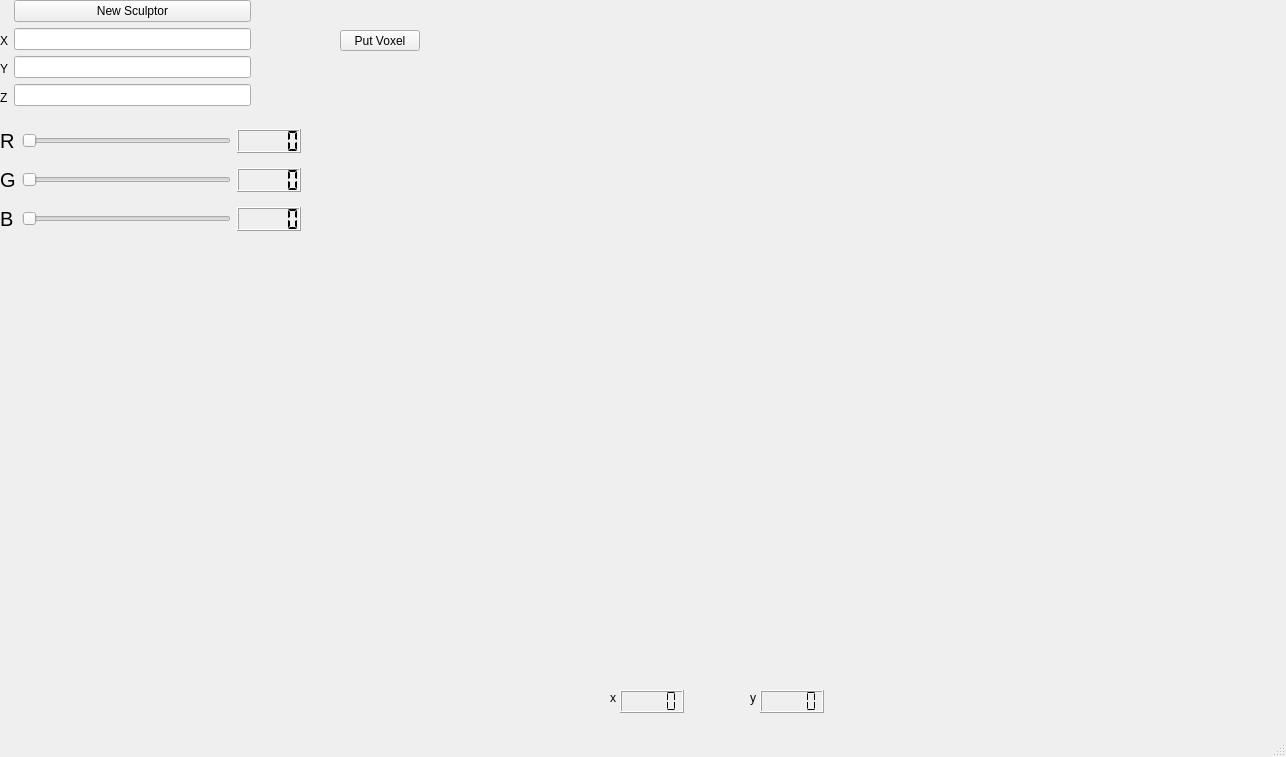
<?xml version="1.0" encoding="UTF-8"?>
<ui version="4.0">
 <class>MainWindow</class>
 <widget class="QMainWindow" name="MainWindow">
  <property name="geometry">
   <rect>
    <x>0</x>
    <y>0</y>
    <width>1286</width>
    <height>757</height>
   </rect>
  </property>
  <property name="windowTitle">
   <string>MainWindow</string>
  </property>
  <widget class="QWidget" name="centralwidget">
   <widget class="Plotter" name="widget" native="true">
    <property name="geometry">
     <rect>
      <x>460</x>
      <y>80</y>
      <width>600</width>
      <height>600</height>
     </rect>
    </property>
   </widget>
   <widget class="QPushButton" name="button_putvoxel">
    <property name="geometry">
     <rect>
      <x>340</x>
      <y>30</y>
      <width>80</width>
      <height>21</height>
     </rect>
    </property>
    <property name="text">
     <string>Put Voxel</string>
    </property>
    <property name="flat">
     <bool>false</bool>
    </property>
   </widget>
   <widget class="QWidget" name="layoutWidget">
    <property name="geometry">
     <rect>
      <x>0</x>
      <y>0</y>
      <width>251</width>
      <height>109</height>
     </rect>
    </property>
    <layout class="QHBoxLayout" name="horizontalLayout">
     <item>
      <layout class="QVBoxLayout" name="verticalLayout_2">
       <item>
        <widget class="QLabel" name="label_4">
         <property name="text">
          <string/>
         </property>
        </widget>
       </item>
       <item>
        <widget class="QLabel" name="label">
         <property name="text">
          <string>X</string>
         </property>
        </widget>
       </item>
       <item>
        <widget class="QLabel" name="label_2">
         <property name="text">
          <string>Y</string>
         </property>
        </widget>
       </item>
       <item>
        <widget class="QLabel" name="label_3">
         <property name="text">
          <string>Z</string>
         </property>
        </widget>
       </item>
      </layout>
     </item>
     <item>
      <layout class="QVBoxLayout" name="verticalLayout">
       <item>
        <widget class="QPushButton" name="pushButton">
         <property name="text">
          <string>New Sculptor</string>
         </property>
         <property name="autoDefault">
          <bool>false</bool>
         </property>
         <property name="default">
          <bool>false</bool>
         </property>
         <property name="flat">
          <bool>false</bool>
         </property>
        </widget>
       </item>
       <item>
        <widget class="QLineEdit" name="x">
         <property name="text">
          <string/>
         </property>
        </widget>
       </item>
       <item>
        <widget class="QLineEdit" name="y">
         <property name="text">
          <string/>
         </property>
        </widget>
       </item>
       <item>
        <widget class="QLineEdit" name="z">
         <property name="text">
          <string/>
         </property>
        </widget>
       </item>
      </layout>
     </item>
    </layout>
   </widget>
   <widget class="QLCDNumber" name="lcdNumberX">
    <property name="geometry">
     <rect>
      <x>620</x>
      <y>690</y>
      <width>64</width>
      <height>23</height>
     </rect>
    </property>
    <property name="segmentStyle">
     <enum>QLCDNumber::Flat</enum>
    </property>
   </widget>
   <widget class="QLCDNumber" name="lcdNumberY">
    <property name="geometry">
     <rect>
      <x>760</x>
      <y>690</y>
      <width>64</width>
      <height>23</height>
     </rect>
    </property>
    <property name="segmentStyle">
     <enum>QLCDNumber::Flat</enum>
    </property>
   </widget>
   <widget class="QLabel" name="label_5">
    <property name="geometry">
     <rect>
      <x>610</x>
      <y>690</y>
      <width>21</width>
      <height>16</height>
     </rect>
    </property>
    <property name="text">
     <string>x</string>
    </property>
   </widget>
   <widget class="QLabel" name="label_6">
    <property name="geometry">
     <rect>
      <x>750</x>
      <y>690</y>
      <width>16</width>
      <height>16</height>
     </rect>
    </property>
    <property name="text">
     <string>y</string>
    </property>
   </widget>
   <widget class="QWidget" name="gridLayoutWidget">
    <property name="geometry">
     <rect>
      <x>0</x>
      <y>120</y>
      <width>301</width>
      <height>121</height>
     </rect>
    </property>
    <layout class="QGridLayout" name="gridLayout">
     <item row="1" column="0">
      <widget class="QLabel" name="label_8">
       <property name="font">
        <font>
         <pointsize>15</pointsize>
        </font>
       </property>
       <property name="text">
        <string>G</string>
       </property>
      </widget>
     </item>
     <item row="2" column="0">
      <widget class="QLabel" name="label_9">
       <property name="font">
        <font>
         <pointsize>15</pointsize>
        </font>
       </property>
       <property name="text">
        <string>B</string>
       </property>
      </widget>
     </item>
     <item row="1" column="2">
      <widget class="QSlider" name="horizontalSlider_2">
       <property name="maximum">
        <number>255</number>
       </property>
       <property name="orientation">
        <enum>Qt::Horizontal</enum>
       </property>
      </widget>
     </item>
     <item row="0" column="0">
      <widget class="QLabel" name="label_7">
       <property name="font">
        <font>
         <pointsize>15</pointsize>
        </font>
       </property>
       <property name="text">
        <string>R</string>
       </property>
      </widget>
     </item>
     <item row="2" column="3">
      <widget class="QLCDNumber" name="lcdNumber_3">
       <property name="segmentStyle">
        <enum>QLCDNumber::Flat</enum>
       </property>
      </widget>
     </item>
     <item row="0" column="3">
      <widget class="QLCDNumber" name="lcdNumber_2">
       <property name="segmentStyle">
        <enum>QLCDNumber::Flat</enum>
       </property>
      </widget>
     </item>
     <item row="1" column="3">
      <widget class="QLCDNumber" name="lcdNumber">
       <property name="segmentStyle">
        <enum>QLCDNumber::Flat</enum>
       </property>
      </widget>
     </item>
     <item row="0" column="2">
      <widget class="QSlider" name="horizontalSlider">
       <property name="maximum">
        <number>255</number>
       </property>
       <property name="orientation">
        <enum>Qt::Horizontal</enum>
       </property>
      </widget>
     </item>
     <item row="2" column="2">
      <widget class="QSlider" name="horizontalSlider_3">
       <property name="maximum">
        <number>255</number>
       </property>
       <property name="orientation">
        <enum>Qt::Horizontal</enum>
       </property>
      </widget>
     </item>
    </layout>
   </widget>
  </widget>
  <widget class="QStatusBar" name="statusbar"/>
  <widget class="QMenuBar" name="menubar">
   <property name="geometry">
    <rect>
     <x>0</x>
     <y>0</y>
     <width>1286</width>
     <height>20</height>
    </rect>
   </property>
  </widget>
 </widget>
 <customwidgets>
  <customwidget>
   <class>Plotter</class>
   <extends>QWidget</extends>
   <header>plotter.h</header>
   <container>1</container>
   <slots>
    <slot>paintEvent()</slot>
    <slot>slideR(int)</slot>
    <slot>slideG(int)</slot>
    <slot>slideB(int)</slot>
   </slots>
  </customwidget>
 </customwidgets>
 <resources/>
 <connections>
  <connection>
   <sender>pushButton</sender>
   <signal>clicked()</signal>
   <receiver>widget</receiver>
   <slot>paintEvent()</slot>
   <hints>
    <hint type="sourcelabel">
     <x>240</x>
     <y>32</y>
    </hint>
    <hint type="destinationlabel">
     <x>479</x>
     <y>115</y>
    </hint>
   </hints>
  </connection>
  <connection>
   <sender>horizontalSlider</sender>
   <signal>valueChanged(int)</signal>
   <receiver>lcdNumber_2</receiver>
   <slot>display(int)</slot>
   <hints>
    <hint type="sourcelabel">
     <x>113</x>
     <y>157</y>
    </hint>
    <hint type="destinationlabel">
     <x>251</x>
     <y>164</y>
    </hint>
   </hints>
  </connection>
  <connection>
   <sender>horizontalSlider_2</sender>
   <signal>valueChanged(int)</signal>
   <receiver>lcdNumber</receiver>
   <slot>display(int)</slot>
   <hints>
    <hint type="sourcelabel">
     <x>120</x>
     <y>196</y>
    </hint>
    <hint type="destinationlabel">
     <x>259</x>
     <y>201</y>
    </hint>
   </hints>
  </connection>
  <connection>
   <sender>horizontalSlider_3</sender>
   <signal>valueChanged(int)</signal>
   <receiver>lcdNumber_3</receiver>
   <slot>display(int)</slot>
   <hints>
    <hint type="sourcelabel">
     <x>162</x>
     <y>233</y>
    </hint>
    <hint type="destinationlabel">
     <x>246</x>
     <y>234</y>
    </hint>
   </hints>
  </connection>
  <connection>
   <sender>horizontalSlider</sender>
   <signal>valueChanged(int)</signal>
   <receiver>widget</receiver>
   <slot>slideR(int)</slot>
   <hints>
    <hint type="sourcelabel">
     <x>121</x>
     <y>160</y>
    </hint>
    <hint type="destinationlabel">
     <x>507</x>
     <y>203</y>
    </hint>
   </hints>
  </connection>
  <connection>
   <sender>horizontalSlider_2</sender>
   <signal>valueChanged(int)</signal>
   <receiver>widget</receiver>
   <slot>slideG(int)</slot>
   <hints>
    <hint type="sourcelabel">
     <x>91</x>
     <y>193</y>
    </hint>
    <hint type="destinationlabel">
     <x>487</x>
     <y>219</y>
    </hint>
   </hints>
  </connection>
  <connection>
   <sender>horizontalSlider_3</sender>
   <signal>valueChanged(int)</signal>
   <receiver>widget</receiver>
   <slot>slideB(int)</slot>
   <hints>
    <hint type="sourcelabel">
     <x>98</x>
     <y>233</y>
    </hint>
    <hint type="destinationlabel">
     <x>477</x>
     <y>250</y>
    </hint>
   </hints>
  </connection>
 </connections>
</ui>
